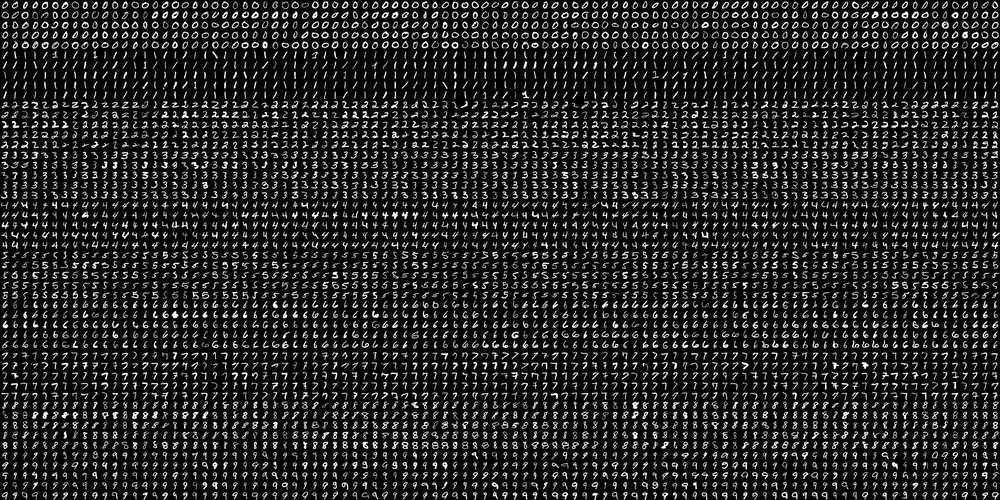
#> input picture P05/in/digits.png, 1000 x 500 px, shrunk from 2000 x 1000 before the run
$ python task1.py
#> lines starting #> are read from the running program, lines starting #| are printed output that depends on the picture
import cv2 as cv
import numpy as np
from matplotlib import pyplot as plt
img = cv.imread('./in/digits.png')
#> img is the input picture: shape (500, 1000, 3); min 0, max 255, mean 36.1

zero = img[0:20, 0:img.shape[0]]
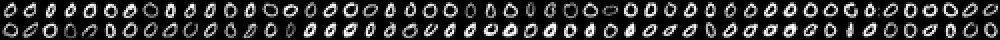
#> zero: shape (20, 500, 3) (shown 2 times larger); min 0, max 255, mean 48.8
one = img[20*5:20*6, 0:img.shape[0]]
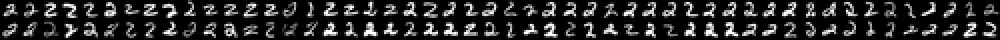
#> one: shape (20, 500, 3) (shown 2 times larger); min 0, max 255, mean 41.4
two = img[20*10:20*11, 0:img.shape[0]]
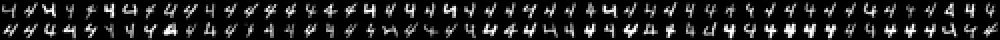
#> two: shape (20, 500, 3) (shown 2 times larger); min 0, max 255, mean 33.7
three = img[20*15:20*16, 0:img.shape[0]]
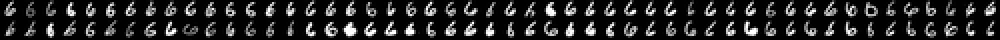
#> three: shape (20, 500, 3) (shown 2 times larger); min 0, max 255, mean 37.4
four = img[20*20:20*21, 0:img.shape[0]]
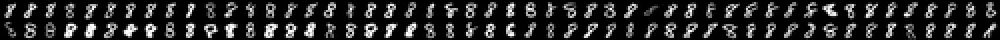
#> four: shape (20, 500, 3) (shown 2 times larger); min 0, max 255, mean 40.7
five = img[20*25:20*26, 0:img.shape[0]]
#> five = empty array
six = img[20*30:20*31, 0:img.shape[0]]
#> six = empty array
seven = img[20*35:20*36, 0:img.shape[0]]
#> seven = empty array
eight = img[20*40:20*41, 0:img.shape[0]]
#> eight = empty array
nine = img[20*45:20*46, 0:img.shape[0]]
#> nine = empty array
rows = [zero, one, two, three, four, five, six, seven, eight, nine]
for row in rows:
  compressed = row[0:img.shape[1], 0:20]
  for x in range(20, img.shape[0], 20):
    n = row[0:img.shape[1], x:x+20]
    compressed = np.hstack((compressed, n))
#> (the run stopped early here; a loop or call above may not have finished)
